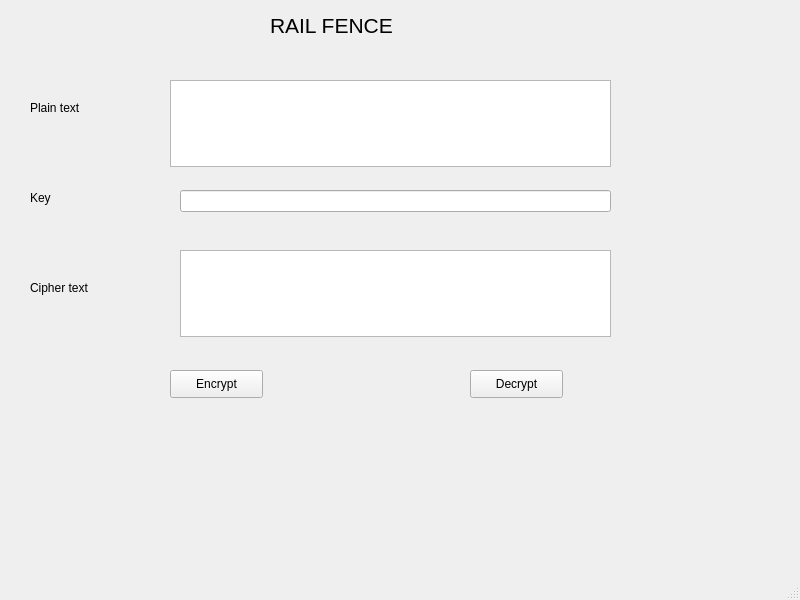
<?xml version="1.0" encoding="UTF-8"?>
<ui version="4.0">
 <class>MainWindow</class>
 <widget class="QMainWindow" name="MainWindow">
  <property name="geometry">
   <rect>
    <x>0</x>
    <y>0</y>
    <width>800</width>
    <height>600</height>
   </rect>
  </property>
  <property name="windowTitle">
   <string>MainWindow</string>
  </property>
  <widget class="QWidget" name="centralwidget">
   <widget class="QLineEdit" name="txt_numrails">
    <property name="geometry">
     <rect>
      <x>180</x>
      <y>190</y>
      <width>431</width>
      <height>22</height>
     </rect>
    </property>
   </widget>
   <widget class="QLabel" name="label">
    <property name="geometry">
     <rect>
      <x>30</x>
      <y>100</y>
      <width>55</width>
      <height>16</height>
     </rect>
    </property>
    <property name="text">
     <string>Plain text</string>
    </property>
   </widget>
   <widget class="QLabel" name="label_2">
    <property name="geometry">
     <rect>
      <x>30</x>
      <y>190</y>
      <width>55</width>
      <height>16</height>
     </rect>
    </property>
    <property name="text">
     <string>Key</string>
    </property>
   </widget>
   <widget class="QLabel" name="label_3">
    <property name="geometry">
     <rect>
      <x>30</x>
      <y>280</y>
      <width>91</width>
      <height>16</height>
     </rect>
    </property>
    <property name="text">
     <string>Cipher text</string>
    </property>
   </widget>
   <widget class="QLabel" name="label_4">
    <property name="geometry">
     <rect>
      <x>270</x>
      <y>-10</y>
      <width>161</width>
      <height>71</height>
     </rect>
    </property>
    <property name="font">
     <font>
      <pointsize>16</pointsize>
     </font>
    </property>
    <property name="text">
     <string>RAIL FENCE</string>
    </property>
   </widget>
   <widget class="QPlainTextEdit" name="txt_plaintext">
    <property name="geometry">
     <rect>
      <x>170</x>
      <y>80</y>
      <width>441</width>
      <height>87</height>
     </rect>
    </property>
   </widget>
   <widget class="QTextEdit" name="txt_ciphertext">
    <property name="geometry">
     <rect>
      <x>180</x>
      <y>250</y>
      <width>431</width>
      <height>87</height>
     </rect>
    </property>
   </widget>
   <widget class="QPushButton" name="btn_encrypt">
    <property name="geometry">
     <rect>
      <x>170</x>
      <y>370</y>
      <width>93</width>
      <height>28</height>
     </rect>
    </property>
    <property name="text">
     <string>Encrypt</string>
    </property>
   </widget>
   <widget class="QPushButton" name="btn_decrypt">
    <property name="geometry">
     <rect>
      <x>470</x>
      <y>370</y>
      <width>93</width>
      <height>28</height>
     </rect>
    </property>
    <property name="text">
     <string>Decrypt</string>
    </property>
   </widget>
  </widget>
  <widget class="QMenuBar" name="menubar">
   <property name="geometry">
    <rect>
     <x>0</x>
     <y>0</y>
     <width>800</width>
     <height>26</height>
    </rect>
   </property>
  </widget>
  <widget class="QStatusBar" name="statusbar"/>
 </widget>
 <resources/>
 <connections/>
</ui>
